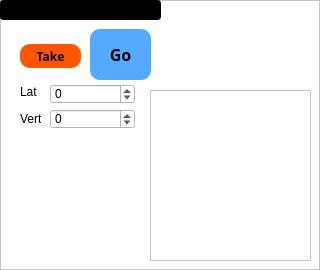
     <widget class="QFrame" name="frame_3">
      <property name="styleSheet">
       <string notr="true">background-color: rgb(255, 255, 255);</string>
      </property>
      <property name="frameShape">
       <enum>QFrame::StyledPanel</enum>
      </property>
      <property name="frameShadow">
       <enum>QFrame::Raised</enum>
      </property>
      <widget class="QFrame" name="frame_4">
       <property name="geometry">
        <rect>
         <x>150</x>
         <y>90</y>
         <width>161</width>
         <height>171</height>
        </rect>
       </property>
       <property name="styleSheet">
        <string notr="true">background-color: rgb(255, 255, 255);</string>
       </property>
       <property name="frameShape">
        <enum>QFrame::StyledPanel</enum>
       </property>
       <property name="frameShadow">
        <enum>QFrame::Raised</enum>
       </property>
      </widget>
      <widget class="QLabel" name="label_18">
       <property name="geometry">
        <rect>
         <x>20</x>
         <y>111</y>
         <width>21</width>
         <height>16</height>
        </rect>
       </property>
       <property name="styleSheet">
        <string notr="true">background-color: rgb(255, 255, 255);</string>
       </property>
       <property name="text">
        <string>Vert</string>
       </property>
      </widget>
      <widget class="QLineEdit" name="posText3">
       <property name="geometry">
        <rect>
         <x>0</x>
         <y>0</y>
         <width>161</width>
         <height>20</height>
        </rect>
       </property>
       <property name="font">
        <font>
         <family>Arial</family>
         <pointsize>12</pointsize>
         <weight>75</weight>
         <bold>true</bold>
        </font>
       </property>
       <property name="styleSheet">
        <string notr="true">background-color: rgb(0, 0, 0);
color: rgb(255, 255, 0);</string>
       </property>
       <property name="text">
        <string/>
       </property>
      </widget>
      <widget class="QLabel" name="label_20">
       <property name="geometry">
        <rect>
         <x>20</x>
         <y>84</y>
         <width>21</width>
         <height>16</height>
        </rect>
       </property>
       <property name="styleSheet">
        <string notr="true">background-color: rgb(255, 255, 255);</string>
       </property>
       <property name="text">
        <string>Lat</string>
       </property>
      </widget>
      <widget class="QSpinBox" name="ABSVertref3">
       <property name="geometry">
        <rect>
         <x>50</x>
         <y>109</y>
         <width>85</width>
         <height>20</height>
        </rect>
       </property>
       <property name="minimum">
        <number>-1000000000</number>
       </property>
       <property name="maximum">
        <number>1000000000</number>
       </property>
       <property name="singleStep">
        <number>1000</number>
       </property>
      </widget>
      <widget class="QSpinBox" name="ABSLatref3">
       <property name="geometry">
        <rect>
         <x>50</x>
         <y>84</y>
         <width>85</width>
         <height>20</height>
        </rect>
       </property>
       <property name="minimum">
        <number>-1000000000</number>
       </property>
       <property name="maximum">
        <number>1000000000</number>
       </property>
       <property name="singleStep">
        <number>1000</number>
       </property>
      </widget>
      <widget class="QPushButton" name="take3">
       <property name="geometry">
        <rect>
         <x>20</x>
         <y>44</y>
         <width>61</width>
         <height>24</height>
        </rect>
       </property>
       <property name="font">
        <font>
         <family>Trebuchet MS</family>
         <weight>75</weight>
         <bold>true</bold>
        </font>
       </property>
       <property name="styleSheet">
        <string notr="true">background-color:  rgb(255, 85, 0);
border-radius:10px</string>
       </property>
       <property name="text">
        <string>Take</string>
       </property>
      </widget>
      <widget class="QPushButton" name="Pos3">
       <property name="enabled">
        <bool>true</bool>
       </property>
       <property name="geometry">
        <rect>
         <x>90</x>
         <y>29</y>
         <width>61</width>
         <height>51</height>
        </rect>
       </property>
       <property name="palette">
        <palette>
         <active>
          <colorrole role="WindowText">
           <brush brushstyle="SolidPattern">
            <color alpha="255">
             <red>0</red>
             <green>0</green>
             <blue>0</blue>
            </color>
           </brush>
          </colorrole>
          <colorrole role="Button">
           <brush brushstyle="SolidPattern">
            <color alpha="255">
             <red>85</red>
             <green>170</green>
             <blue>255</blue>
            </color>
           </brush>
          </colorrole>
          <colorrole role="Light">
           <brush brushstyle="SolidPattern">
            <color alpha="255">
             <red>154</red>
             <green>154</green>
             <blue>255</blue>
            </color>
           </brush>
          </colorrole>
          <colorrole role="Midlight">
           <brush brushstyle="SolidPattern">
            <color alpha="255">
             <red>102</red>
             <green>102</green>
             <blue>245</blue>
            </color>
           </brush>
          </colorrole>
          <colorrole role="Dark">
           <brush brushstyle="SolidPattern">
            <color alpha="255">
             <red>25</red>
             <green>25</green>
             <blue>118</blue>
            </color>
           </brush>
          </colorrole>
          <colorrole role="Mid">
           <brush brushstyle="SolidPattern">
            <color alpha="255">
             <red>34</red>
             <green>34</green>
             <blue>157</blue>
            </color>
           </brush>
          </colorrole>
          <colorrole role="Text">
           <brush brushstyle="SolidPattern">
            <color alpha="255">
             <red>0</red>
             <green>0</green>
             <blue>0</blue>
            </color>
           </brush>
          </colorrole>
          <colorrole role="BrightText">
           <brush brushstyle="SolidPattern">
            <color alpha="255">
             <red>255</red>
             <green>255</green>
             <blue>255</blue>
            </color>
           </brush>
          </colorrole>
          <colorrole role="ButtonText">
           <brush brushstyle="SolidPattern">
            <color alpha="255">
             <red>0</red>
             <green>0</green>
             <blue>0</blue>
            </color>
           </brush>
          </colorrole>
          <colorrole role="Base">
           <brush brushstyle="SolidPattern">
            <color alpha="255">
             <red>85</red>
             <green>170</green>
             <blue>255</blue>
            </color>
           </brush>
          </colorrole>
          <colorrole role="Window">
           <brush brushstyle="SolidPattern">
            <color alpha="255">
             <red>85</red>
             <green>170</green>
             <blue>255</blue>
            </color>
           </brush>
          </colorrole>
          <colorrole role="Shadow">
           <brush brushstyle="SolidPattern">
            <color alpha="255">
             <red>0</red>
             <green>0</green>
             <blue>0</blue>
            </color>
           </brush>
          </colorrole>
          <colorrole role="AlternateBase">
           <brush brushstyle="SolidPattern">
            <color alpha="255">
             <red>153</red>
             <green>153</green>
             <blue>245</blue>
            </color>
           </brush>
          </colorrole>
          <colorrole role="ToolTipBase">
           <brush brushstyle="SolidPattern">
            <color alpha="255">
             <red>255</red>
             <green>255</green>
             <blue>220</blue>
            </color>
           </brush>
          </colorrole>
          <colorrole role="ToolTipText">
           <brush brushstyle="SolidPattern">
            <color alpha="255">
             <red>0</red>
             <green>0</green>
             <blue>0</blue>
            </color>
           </brush>
          </colorrole>
         </active>
         <inactive>
          <colorrole role="WindowText">
           <brush brushstyle="SolidPattern">
            <color alpha="255">
             <red>0</red>
             <green>0</green>
             <blue>0</blue>
            </color>
           </brush>
          </colorrole>
          <colorrole role="Button">
           <brush brushstyle="SolidPattern">
            <color alpha="255">
             <red>85</red>
             <green>170</green>
             <blue>255</blue>
            </color>
           </brush>
          </colorrole>
          <colorrole role="Light">
           <brush brushstyle="SolidPattern">
            <color alpha="255">
             <red>154</red>
             <green>154</green>
             <blue>255</blue>
            </color>
           </brush>
          </colorrole>
          <colorrole role="Midlight">
           <brush brushstyle="SolidPattern">
            <color alpha="255">
             <red>102</red>
             <green>102</green>
             <blue>245</blue>
            </color>
           </brush>
          </colorrole>
          <colorrole role="Dark">
           <brush brushstyle="SolidPattern">
            <color alpha="255">
             <red>25</red>
             <green>25</green>
             <blue>118</blue>
            </color>
           </brush>
          </colorrole>
          <colorrole role="Mid">
           <brush brushstyle="SolidPattern">
            <color alpha="255">
             <red>34</red>
             <green>34</green>
             <blue>157</blue>
            </color>
           </brush>
          </colorrole>
          <colorrole role="Text">
           <brush brushstyle="SolidPattern">
            <color alpha="255">
             <red>0</red>
             <green>0</green>
             <blue>0</blue>
            </color>
           </brush>
          </colorrole>
          <colorrole role="BrightText">
           <brush brushstyle="SolidPattern">
            <color alpha="255">
             <red>255</red>
             <green>255</green>
             <blue>255</blue>
            </color>
           </brush>
          </colorrole>
          <colorrole role="ButtonText">
           <brush brushstyle="SolidPattern">
            <color alpha="255">
             <red>0</red>
             <green>0</green>
             <blue>0</blue>
            </color>
           </brush>
          </colorrole>
          <colorrole role="Base">
           <brush brushstyle="SolidPattern">
            <color alpha="255">
             <red>85</red>
             <green>170</green>
             <blue>255</blue>
            </color>
           </brush>
          </colorrole>
          <colorrole role="Window">
           <brush brushstyle="SolidPattern">
            <color alpha="255">
             <red>85</red>
             <green>170</green>
             <blue>255</blue>
            </color>
           </brush>
          </colorrole>
          <colorrole role="Shadow">
           <brush brushstyle="SolidPattern">
            <color alpha="255">
             <red>0</red>
             <green>0</green>
             <blue>0</blue>
            </color>
           </brush>
          </colorrole>
          <colorrole role="AlternateBase">
           <brush brushstyle="SolidPattern">
            <color alpha="255">
             <red>153</red>
             <green>153</green>
             <blue>245</blue>
            </color>
           </brush>
          </colorrole>
          <colorrole role="ToolTipBase">
           <brush brushstyle="SolidPattern">
            <color alpha="255">
             <red>255</red>
             <green>255</green>
             <blue>220</blue>
            </color>
           </brush>
          </colorrole>
          <colorrole role="ToolTipText">
           <brush brushstyle="SolidPattern">
            <color alpha="255">
             <red>0</red>
             <green>0</green>
             <blue>0</blue>
            </color>
           </brush>
          </colorrole>
         </inactive>
         <disabled>
          <colorrole role="WindowText">
           <brush brushstyle="SolidPattern">
            <color alpha="255">
             <red>25</red>
             <green>25</green>
             <blue>118</blue>
            </color>
           </brush>
          </colorrole>
          <colorrole role="Button">
           <brush brushstyle="SolidPattern">
            <color alpha="255">
             <red>85</red>
             <green>170</green>
             <blue>255</blue>
            </color>
           </brush>
          </colorrole>
          <colorrole role="Light">
           <brush brushstyle="SolidPattern">
            <color alpha="255">
             <red>154</red>
             <green>154</green>
             <blue>255</blue>
            </color>
           </brush>
          </colorrole>
          <colorrole role="Midlight">
           <brush brushstyle="SolidPattern">
            <color alpha="255">
             <red>102</red>
             <green>102</green>
             <blue>245</blue>
            </color>
           </brush>
          </colorrole>
          <colorrole role="Dark">
           <brush brushstyle="SolidPattern">
            <color alpha="255">
             <red>25</red>
             <green>25</green>
             <blue>118</blue>
            </color>
           </brush>
          </colorrole>
          <colorrole role="Mid">
           <brush brushstyle="SolidPattern">
            <color alpha="255">
             <red>34</red>
             <green>34</green>
             <blue>157</blue>
            </color>
           </brush>
          </colorrole>
          <colorrole role="Text">
           <brush brushstyle="SolidPattern">
            <color alpha="255">
             <red>25</red>
             <green>25</green>
             <blue>118</blue>
            </color>
           </brush>
          </colorrole>
          <colorrole role="BrightText">
           <brush brushstyle="SolidPattern">
            <color alpha="255">
             <red>255</red>
             <green>255</green>
             <blue>255</blue>
            </color>
           </brush>
          </colorrole>
          <colorrole role="ButtonText">
           <brush brushstyle="SolidPattern">
            <color alpha="255">
             <red>25</red>
             <green>25</green>
             <blue>118</blue>
            </color>
           </brush>
          </colorrole>
          <colorrole role="Base">
           <brush brushstyle="SolidPattern">
            <color alpha="255">
             <red>85</red>
             <green>170</green>
             <blue>255</blue>
            </color>
           </brush>
          </colorrole>
          <colorrole role="Window">
           <brush brushstyle="SolidPattern">
            <color alpha="255">
             <red>85</red>
             <green>170</green>
             <blue>255</blue>
            </color>
           </brush>
          </colorrole>
          <colorrole role="Shadow">
           <brush brushstyle="SolidPattern">
            <color alpha="255">
             <red>0</red>
             <green>0</green>
             <blue>0</blue>
            </color>
           </brush>
          </colorrole>
          <colorrole role="AlternateBase">
           <brush brushstyle="SolidPattern">
            <color alpha="255">
             <red>51</red>
             <green>51</green>
             <blue>236</blue>
            </color>
           </brush>
          </colorrole>
          <colorrole role="ToolTipBase">
           <brush brushstyle="SolidPattern">
            <color alpha="255">
             <red>255</red>
             <green>255</green>
             <blue>220</blue>
            </color>
           </brush>
          </colorrole>
          <colorrole role="ToolTipText">
           <brush brushstyle="SolidPattern">
            <color alpha="255">
             <red>0</red>
             <green>0</green>
             <blue>0</blue>
            </color>
           </brush>
          </colorrole>
         </disabled>
        </palette>
       </property>
       <property name="font">
        <font>
         <family>Trebuchet MS</family>
         <pointsize>12</pointsize>
         <weight>75</weight>
         <bold>true</bold>
        </font>
       </property>
       <property name="styleSheet">
        <string notr="true">background-color: rgb(85, 170, 255);
border-radius:10px</string>
       </property>
       <property name="text">
        <string>Go</string>
       </property>
      </widget>
     </widget>
